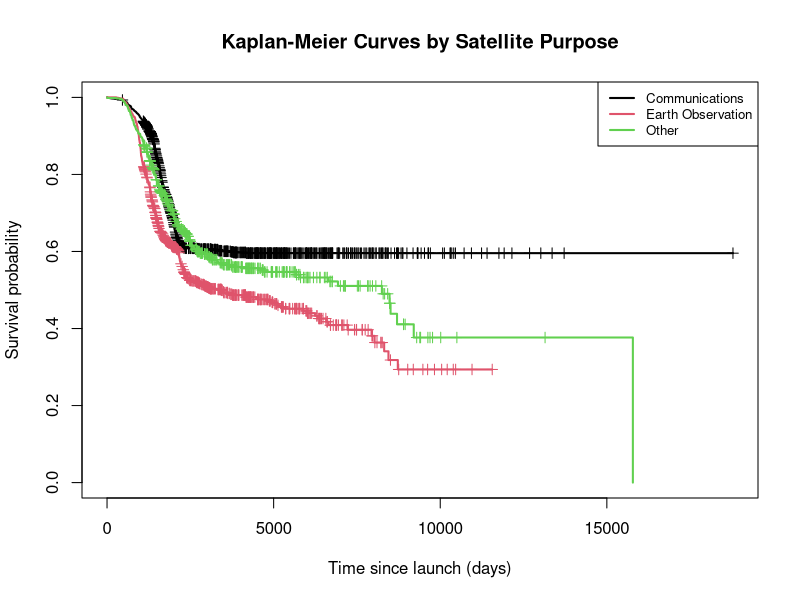

Source code (R):
################################################################################
# PART B: Survival Analysis using Satellite dataset
################################################################################
library(KMsurv)
library(survival)
library(survminer)
library(survMisc)

Satellite <- read.csv("data/02_data_grouped.csv")
str(Satellite)
#Had to do this otherwise I got too much errors
Satellite$time_days <- as.numeric(Satellite$time_days)
Satellite$event <- as.numeric(Satellite$event)
table(Satellite$event)


table(Satellite$purpose_grouped)
table(Satellite$purpose_grouped, Satellite$event)
Satellite$purpose_3 <- ifelse(
  Satellite$purpose_grouped %in% c("Navigation", "Other", "Science", "Technology"),
  "Other",
  Satellite$purpose_grouped
)

Satellite$purpose_3 <- as.factor(Satellite$purpose_3)

# Check grouping
table(Satellite$purpose_3)
table(Satellite$purpose_3, Satellite$event)

# PART B(a): Kaplan-Meier estimator
par(mfrow=c(1,1))
km_fit <- survfit(
  Surv(time_days, event) ~ purpose_3,
  data = Satellite,
  conf.type = "log-log"
)

print(km_fit)
summary(km_fit)

plot(
  km_fit,
  col = 1:length(levels(Satellite$purpose_3)),
  lwd = 2,
  lty = 1,
  mark.time = TRUE,
  xlab = "Time since launch (days)",
  ylab = "Survival probability",
  main = "Kaplan-Meier Curves by Satellite Purpose"
)

legend(
  "topright",
  legend = levels(Satellite$purpose_3),
  col = 1:length(levels(Satellite$purpose_3)),
  lwd = 2,
  lty = 1,
  cex = 0.8
)


# PART B(b): Quartiles + Confidence Intervals
quartiles <- quantile(
  km_fit,
  probs = c(0.25, 0.50, 0.75)
)

quartiles

quartile_table <- data.frame(
  Group = rownames(quartiles$quantile),
  Q1 = quartiles$quantile[, 1],
  Q1_lower = quartiles$lower[, 1],
  Q1_upper = quartiles$upper[, 1],
  Median = quartiles$quantile[, 2],
  Median_lower = quartiles$lower[, 2],
  Median_upper = quartiles$upper[, 2],
  Q3 = quartiles$quantile[, 3],
  Q3_lower = quartiles$lower[, 3],
  Q3_upper = quartiles$upper[, 3]
)

quartile_table


# PART B(c): Hypothesis Testing
# Log-rank test 
logrank_test <- survdiff(
  Surv(time_days, event) ~ purpose_3,
  data = Satellite,
  rho = 0
)

logrank_test

# p-value
logrank_p <- 1 - pchisq(
  logrank_test$chisq,
  df = length(logrank_test$n) - 1
)

logrank_p

# Wilcoxon test 
wilcoxon_test <- survdiff(
  Surv(time_days, event) ~ purpose_3,
  data = Satellite,
  rho = 1
)

wilcoxon_test

wilcoxon_p <- 1 - pchisq(
  wilcoxon_test$chisq,
  df = length(wilcoxon_test$n) - 1
)

wilcoxon_p



#Extra diagnostics
table(Satellite$purpose_3, Satellite$event)
prop.table(table(Satellite$purpose_3, Satellite$event), margin = 1)
